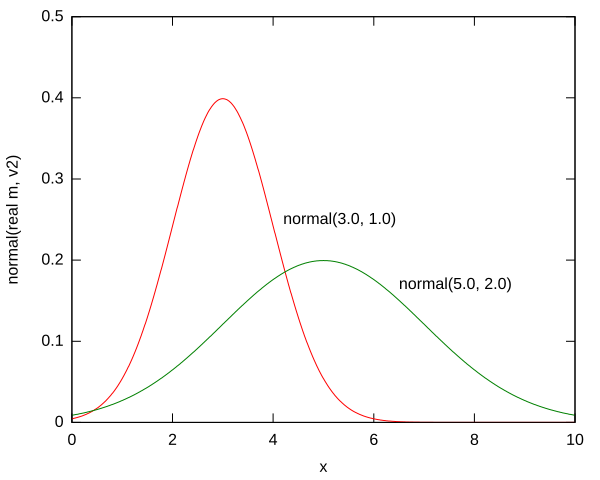

This chart was generated by the following gnuplot code:
################################################################################
# Copyright (c) 2010, 2024 Contributors to the Eclipse Foundation
#
# See the NOTICE file(s) distributed with this work for additional
# information regarding copyright ownership.
#
# This program and the accompanying materials are made available under the terms
# of the MIT License which is available at https://opensource.org/licenses/MIT
#
# SPDX-License-Identifier: MIT
################################################################################

set terminal svg
#set grid back
set xrange [0:10]
set yrange [0:0.5]
set xlabel "x"
set ylabel "normal(real m, v2)"
#set samples 2000
set output "normal.svg"
set nokey
set label "normal(3.0, 1.0)" at 4.2, 0.25
set label "normal(5.0, 2.0)" at 6.5, 0.17
set style data lines
plot "normal_3_1.dat" using 1:2 linetype 1, \
     "normal_5_2.dat" using 1:2 linetype 2

